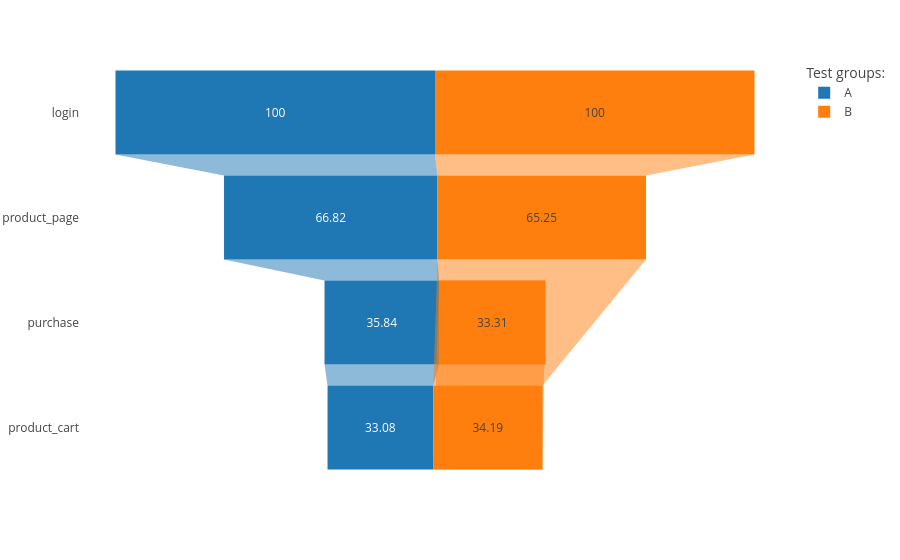

The code cell stored with this chart in its notebook:
### Markdown cell above
*Concatenating test groups and plotting funnel chart:*

### Code cell
df_funnel_shift = pd.concat([df_funnel_A, df_funnel_B], axis=0)
df_funnel_shift

fig = px.funnel(df_funnel_shift,
                x='total_conversion',
                y='event_name',
                color='test_group',
                labels={
                    'event_name': ' ',
                    'test_group': 'Test groups:'
                })
fig.show()

### Figure 1 — Plotly figure (JSON) as saved in the notebook; plotly's stock layout.template omitted (floating-point values rounded to 4 significant figures)
{"data": [{"hovertemplate": "Test groups:=A<br>total_conversion=%{x}<br> =%{y}<extra></extra>", "legendgroup": "A", "marker": {"color": "#1F77B4"}, "name": "A", "orientation": "h", "showlegend": true, "x": [100.0, 66.82, 35.84, 33.08], "xaxis": "x", "y": ["login", "product_page", "purchase", "product_cart"], "yaxis": "y", "type": "funnel"}, {"hovertemplate": "Test groups:=B<br>total_conversion=%{x}<br> =%{y}<extra></extra>", "legendgroup": "B", "marker": {"color": "#FF7F0E"}, "name": "B", "orientation": "h", "showlegend": true, "x": [100.0, 65.25, 34.19, 33.31], "xaxis": "x", "y": ["login", "product_page", "product_cart", "purchase"], "yaxis": "y", "type": "funnel"}], "layout": {"xaxis": {"anchor": "y", "domain": [0.0, 1.0], "title": {"text": "total_conversion"}}, "yaxis": {"anchor": "x", "domain": [0.0, 1.0], "title": {"text": " "}}, "legend": {"title": {"text": "Test groups:"}, "tracegroupgap": 0}, "margin": {"t": 60}}}
